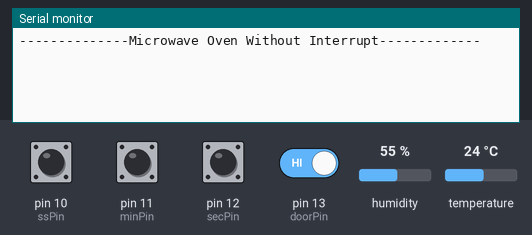
A sketch run on a simulated Arduino Uno, built with avr-gcc and run on an emulated ATmega328P. Shown: the last lines printed to the serial monitor. The inputs (shaded band) are chosen by the test bench; at power-on: pin 10 (ssPin), pin 11 (minPin), pin 12 (secPin), pin 13 (doorPin) HIGH, temperature 24 °C, humidity 55 %.

Above: at 1.2 s.
1.3 s: pin 10 (ssPin) pulled LOW for 0.15 s
At 3.3 s:
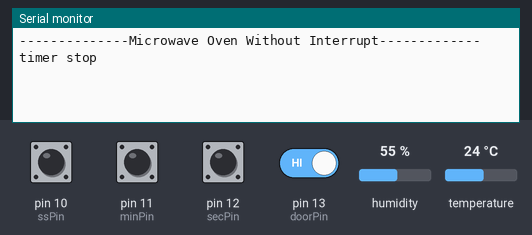
3.9 s: pin 11 (minPin) pulled LOW for 0.15 s
At 4.6 s:
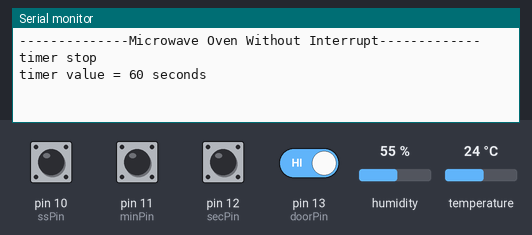
5.5 s: pin 10 (ssPin) pulled LOW for 1 s
At 7.9 s:
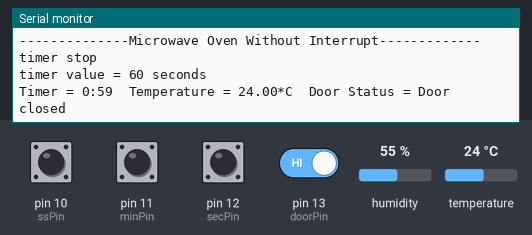
10.0 s: temperature set to 12 °C
At 11.3 s:
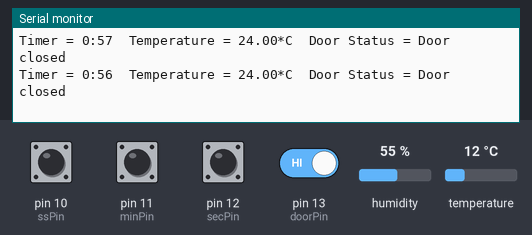
11.5 s: temperature set to 0 °C
At 12.3 s:
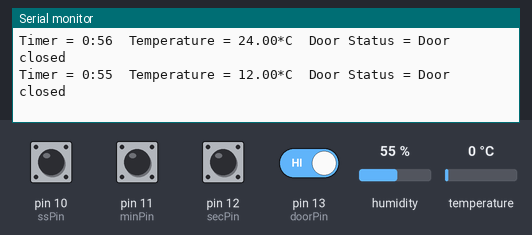
Timing chart, 0 to 14.5 s (numbered marks = the images above; inputs shaded):
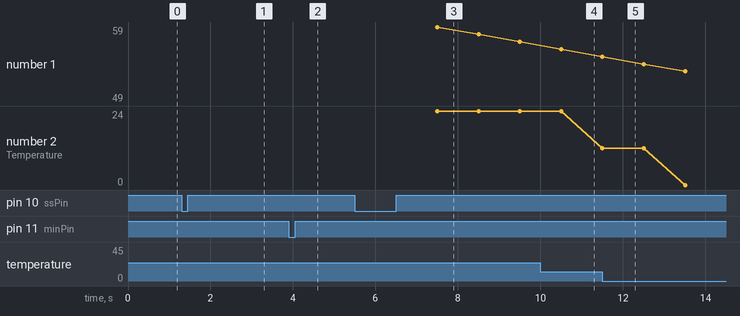

The sketch:

UNO_Microwave_Oven.ino
```cpp
#include "DHT.h"

#define DHTPIN   8
#define ssPin   10
#define minPin  11
#define secPin  12
#define doorPin 13
#define DHTTYPE DHT11

DHT dht(DHTPIN, DHTTYPE);

float temperature;
int   ssCount;
int   doorCount;
int   minCount=0;
int   secCount=0;
int   ssmilliscount = 1;
int   doormilliscount = 1;
int   minmilliscount = 1;
int   secmilliscount = 1;
int   ssbtnpress = 0;
int   doorbtnpress = 0;
int   minbtnpress = 0;
int   secbtnpress = 0;
int   addtime=1;
int   doorcheck=1;
int   starttimer=0;

int   timer;
int   minutes;
int   seconds;

unsigned long ssmillis;
unsigned long doormillis;
unsigned long minmillis;
unsigned long secmillis;
unsigned long timerInMillis=0;

String DoorStr;

void setup() {
Serial.begin(9600);
pinMode(ssPin,INPUT_PULLUP);
pinMode(minPin,INPUT_PULLUP);
pinMode(secPin,INPUT_PULLUP);
pinMode(doorPin,INPUT_PULLUP);
dht.begin();
Serial.println("--------------Microwave Oven Without Interrupt-------------");
}

void loop() {
temperature = dht.readTemperature();
if(temperature <= 80){
  if(doorcheck==1){
    DoorStr = "Door closed";
  }else{
    DoorStr = "Door opened";
  }
  doorOpen();
  if(doorcheck==1){
  TimerStartStop();
  }
  if(addtime==1){
  TimerOneMin();
  TimerOneSec();
  }
  if(starttimer==1){
    if(timerInMillis == 0){
    timerInMillis = millis();
   }
   if(millis()-timerInMillis >= 1000 && doorcheck==1){
    timerInMillis=0;
    if(timer>0){
         timer--;
//         float ftimer = float(timer);
//         ftimer = ftimer/60;
//         minutes = int(ftimer);
//         float fsec = ftimer-float(minutes);
//         fsec = fsec*60;
//         Serial.println(fsec);
//         seconds = int(fsec);
//         Serial.print("Timer = ");
//         Serial.print(minutes);
//         Serial.print(":");
//         Serial.println(seconds);
      timerCount();
    Serial.print("Timer = ");
    Serial.print(minutes);
    Serial.print(":");
    Serial.print(seconds);
    Serial.print("  Temperature = ");
    Serial.print(temperature);
    Serial.print("*C");
    Serial.print("  Door Status = ");
    Serial.println(DoorStr);
    }
    if(timer==0){
      addtime=1;
      ssCount++;
      starttimer=0;
      Serial.println("timer stop");
    }
   }
  }
}
else{
      Serial.println("Temperature Warning");
    Serial.print("Current Temperature is : ");
    Serial.print(temperature);
    Serial.println(" *C ");
    delay(3000);
    }
  }

void timerCount(){
      float timernew=float(timer);
      timernew=timernew/60;
      minutes = timernew;    // no of minutes remaining
      String sec=String(timernew);
      int dot = sec.indexOf('.');
      int endsec = sec.length();
      String readsec = sec.substring(dot ,endsec);
      float readsecF = readsec.toFloat();
      readsecF= readsecF*60;
      seconds = round(readsecF); // no of seconds remaining
}

void TimerStartStop(){
  while(!digitalRead(ssPin)){

    if(ssmilliscount==1){
      ssmillis = millis();
      ssmilliscount=0;
    }
    if(millis()-ssmillis >= 100){
      ssbtnpress = 1;
      }
 }
  if(ssbtnpress==1){
        ssCount++;
        ssmilliscount = 1;
        ssbtnpress =0 ;
        if((ssCount%2)==0){
          addtime = 1;
          starttimer=0;
          Serial.println("timer stop");
  }
         if((ssCount%2)==1){
          addtime = 0;
          starttimer=1;
  }
 }
}

void TimerOneMin(){
  while(!digitalRead(minPin)){

    if(minmilliscount==1){
      minmillis = millis();
      minmilliscount=0;
    }
    if(millis()-minmillis >= 100){

      minbtnpress = 1;
      }
 }
  if(minbtnpress==1){
        minCount++;
        minmilliscount = 1;
        minbtnpress =0 ;
        timer=timer+minCount*60+secCount*30;
        Serial.print("timer value = ");
        Serial.print(timer);
        Serial.println(" seconds");
        minCount--;

  }
}

void TimerOneSec(){
  while(!digitalRead(secPin)){

    if(secmilliscount==1){
      secmillis = millis();
      secmilliscount=0;
    }
    if(millis()-secmillis >= 100){

      secbtnpress = 1;
      }
 }
  if(secbtnpress==1){
        secCount++;
        secmilliscount = 1;
        secbtnpress =0 ;
        timer=timer+minCount*60+secCount*30;
        Serial.print("timer value = ");
        Serial.print(timer);
        Serial.println(" seconds");
        secCount--;
  }
}

void doorOpen(){
  while(!digitalRead(doorPin)){

    if(doormilliscount==1){
      doormillis = millis();
      doormilliscount=0;
    }
    if(millis()-doormillis >= 100){
      //start
      doorbtnpress = 1;
      }
 }
  if(doorbtnpress==1){
        doorCount++;
        doormilliscount = 1;
        doorbtnpress =0 ;
        if((doorCount%2)==0){
          doorcheck=1;
          Serial.println("door close");
  }
         if((doorCount%2)==1){
         doorcheck=0;
         Serial.println("door open");
  }
 }
}
```

Measured:
- after the input at 1.3 s, the serial monitor: prints a new line after 1.1 s (image 1)
- after the input at 3.9 s, the serial monitor: prints a new line after 0.15 s (image 2)
- after the input at 5.5 s, the serial monitor: prints a new line after 2.0 s (image 3)
